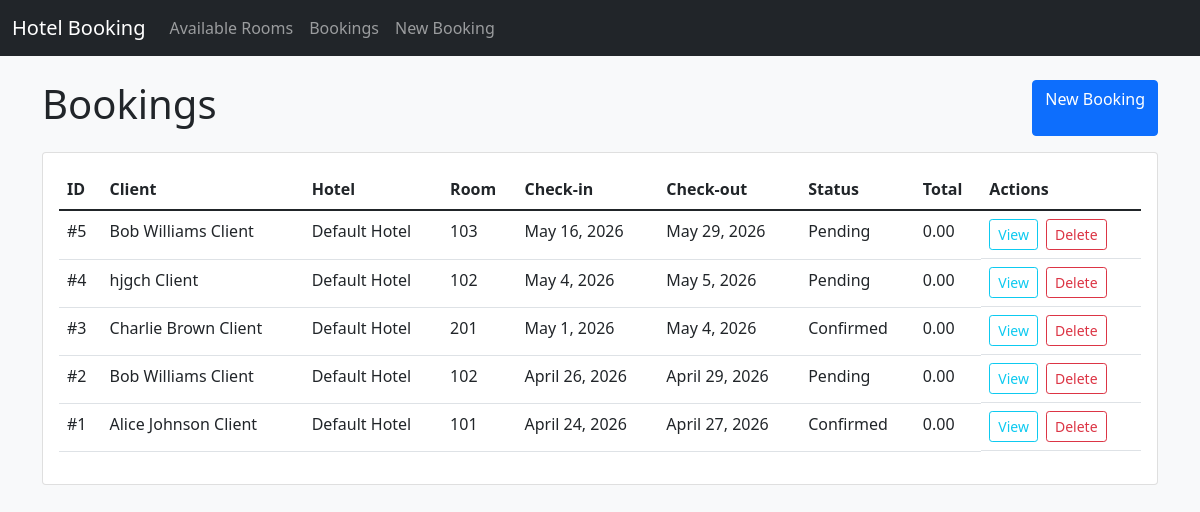
The app's page /inventory/bookings/ with its own data.
### hotel/models.py (models this page shows, shortened)
class Booking(models.Model):
    STATUS_CHOICES = [
        ('PENDING', 'Pending'),
        ('CONFIRMED', 'Confirmed'),
        ('CANCELLED', 'Cancelled'),
    ]
    room = models.ForeignKey(Room, on_delete=models.PROTECT, related_name='bookings')
    client = models.ForeignKey(Client, on_delete=models.PROTECT, related_name='bookings')
    services = models.ManyToManyField(Service, blank=True, related_name='bookings')
    check_in_date = models.DateField()
    check_out_date = models.DateField()
    status = models.CharField(max_length=20, choices=STATUS_CHOICES, default='PENDING')
    total_price = models.DecimalField(
        max_digits=10,
        decimal_places=2,
        validators=[MinValueValidator(Decimal('0.00'))],
        default=Decimal('0.00'),
    )
    created_at = models.DateTimeField(auto_now_add=True)
    updated_at = models.DateTimeField(auto_now=True)
    class Meta:
        db_table = 'bookings'
        ordering = ['-created_at']
        indexes = [
            models.Index(fields=['check_in_date', 'check_out_date']),
            models.Index(fields=['status']),
        ]

class Client(models.Model):
    first_name = models.CharField(max_length=100)
    last_name = models.CharField(max_length=100)
    email = models.EmailField(unique=True)
    phone = models.CharField(max_length=20, blank=True)
    created_at = models.DateTimeField(auto_now_add=True)
    class Meta:
        db_table = 'clients'
        ordering = ['last_name', 'first_name']
    def __str__(self):
        return f"{self.first_name} {self.last_name}"

class Room(models.Model):
    STATUS_CHOICES = [
        ('AVAILABLE', 'Available'),
        ('MAINTENANCE', 'Maintenance'),
    ]
    hotel = models.ForeignKey(Hotel, on_delete=models.PROTECT, related_name='rooms')
    room_number = models.CharField(max_length=10)
    capacity = models.PositiveIntegerField(validators=[MinValueValidator(1)])
    price_per_night = models.DecimalField(
        max_digits=10,
        decimal_places=2,
        validators=[MinValueValidator(Decimal('0.00'))],
    )
    status = models.CharField(max_length=20, choices=STATUS_CHOICES, default='AVAILABLE')
    description = models.TextField(blank=True)
    created_at = models.DateTimeField(auto_now_add=True)
    updated_at = models.DateTimeField(auto_now=True)
    class Meta:
        db_table = 'rooms'
        ordering = ['hotel__name', 'room_number']
        constraints = [
            models.UniqueConstraint(fields=['hotel', 'room_number'], name='unique_room_per_hotel'),
        ]
        indexes = [models.Index(fields=['status']), models.Index(fields=['hotel'])]

class Hotel(models.Model):
    name = models.CharField(max_length=255)
    address = models.CharField(max_length=255)
    city = models.CharField(max_length=120)
    phone = models.CharField(max_length=20, blank=True)
    created_at = models.DateTimeField(auto_now_add=True)
    class Meta:
        db_table = 'hotels'
        ordering = ['name']

### hotel/views.py (the view)
# urls.py: path('bookings/', views.BookingListView.as_view(), name='booking_list'),
class BookingListView(View):
    async def get(self, request):
        queryset = Booking.objects.select_related('room__hotel', 'client').prefetch_related('services').order_by('-created_at')
        bookings = [booking async for booking in queryset]
        return await sync_to_async(render, thread_sensitive=True)(request, 'hotel/booking_list.html', {'bookings': bookings})

### templates/hotel/booking_list.html (shortened to what this page needs)
{% extends 'base.html' %}
{% block content %}
<div class="d-flex justify-content-between mb-3">
    <h1>Bookings</h1>
    <a href="{% url 'hotel:booking_create' %}" class="btn btn-primary">New Booking</a>
</div>
<div class="card">
    <div class="card-body">
        {% if bookings %}
        <div class="table-responsive">
            <table class="table">
                <thead>
                    <tr>
                        <th>ID</th>
                        <th>Client</th>
                        <th>Hotel</th>
                        <th>Room</th>
                        <th>Check-in</th>
                        <th>Check-out</th>
                        <th>Status</th>
                        <th>Total</th>
                        <th>Actions</th>
                    </tr>
                </thead>
                <tbody>
                    {% for booking in bookings %}
                    <tr>
                        <td>#{{ booking.id }}</td>
                        <td>{{ booking.client }}</td>
                        <td>{{ booking.room.hotel.name }}</td>
                        <td>{{ booking.room.room_number }}</td>
                        <td>{{ booking.check_in_date }}</td>
                        <td>{{ booking.check_out_date }}</td>
                        <td>{{ booking.get_status_display }}</td>
                        <td>{{ booking.total_price }}</td>
                        <td class="d-flex gap-2">
                            <a href="{% url 'hotel:booking_detail' booking.id %}" class="btn btn-sm btn-outline-info">View</a>
                            <form method="post" action="{% url 'hotel:booking_delete' booking.id %}">
                                <button type="submit" class="btn btn-sm btn-outline-danger">Delete</button>
                            </form>
                        </td>
                    </tr>
                    {% endfor %}
                </tbody>
            </table>
        </div>
        {% else %}
        <p class="mb-0">No bookings yet.</p>
        {% endif %}
    </div>
</div>
{% endblock %}

### templates/base.html (shortened to what this page needs)
<!DOCTYPE html>
<html lang="en">
<head>
    <link href="https://cdn.jsdelivr.net/npm/bootstrap@5.1.3/dist/css/bootstrap.min.css" rel="stylesheet">
    <link rel="stylesheet" href="https://cdn.jsdelivr.net/npm/bootstrap-icons@1.7.2/font/bootstrap-icons.css">
</head>
<body class="bg-light">
<nav class="navbar navbar-expand-lg navbar-dark bg-dark">
    <div class="container-fluid">
        <a class="navbar-brand" href="{% url 'hotel:room_list' %}">Hotel Booking</a>
        <div class="collapse navbar-collapse" id="navbarNav">
            <ul class="navbar-nav me-auto">
                <li class="nav-item"><a class="nav-link" href="{% url 'hotel:room_list' %}">Available Rooms</a></li>
                <li class="nav-item"><a class="nav-link" href="{% url 'hotel:booking_list' %}">Bookings</a></li>
                <li class="nav-item"><a class="nav-link" href="{% url 'hotel:booking_create' %}">New Booking</a></li>
            </ul>
        </div>
    </div>
</nav>
<div class="container py-4">
    {% block content %}{% endblock %}
</div>
</body>
</html>

### records on screen
Booking: id "5", client "Bob Williams Client", room.hotel.name "Default Hotel", room.room_number "103", check_in_date "May 16, 2026", check_out_date "May 29, 2026", status "Pending", total_price "0.00"
Booking: id "4", client "hjgch Client", room.hotel.name "Default Hotel", room.room_number "102", check_in_date "May 4, 2026", check_out_date "May 5, 2026", status "Pending", total_price "0.00"
Booking: id "3", client "Charlie Brown Client", room.hotel.name "Default Hotel", room.room_number "201", check_in_date "May 1, 2026", check_out_date "May 4, 2026", status "Confirmed", total_price "0.00"
Booking: id "2", client "Bob Williams Client", room.hotel.name "Default Hotel", room.room_number "102", check_in_date "April 26, 2026", check_out_date "April 29, 2026", status "Pending", total_price "0.00"
Booking: id "1", client "Alice Johnson Client", room.hotel.name "Default Hotel", room.room_number "101", check_in_date "April 24, 2026", check_out_date "April 27, 2026", status "Confirmed", total_price "0.00"
